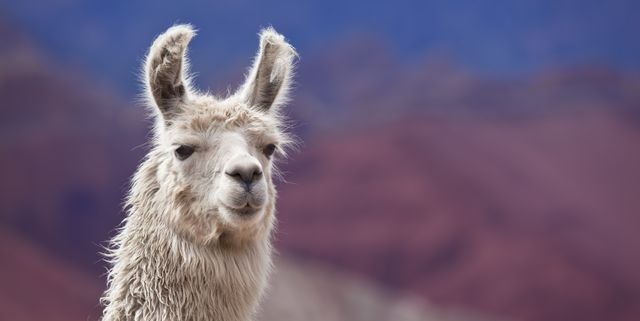
#> input picture img_in/llama.jpg, 640 x 321 px
$ python canny.py
#> lines starting #> are read from the running program, lines starting #| are printed output that depends on the picture; after the words box and inside, x2 and y2 are one past the last pixel; in counts of white or black regions, pixels touching at a corner belong together
#> further down, img is the input picture: shape (321, 640, 3); mean B, G, R 118.8, 93.5, 108.5
import cv2
import numpy as np

SRC = "img_in/llama.jpg"
OUT = "img_out/llama.jpg"


def gen_canny(img):
    img = cv2.cvtColor(img, cv2.COLOR_RGB2GRAY)  # convert to gray
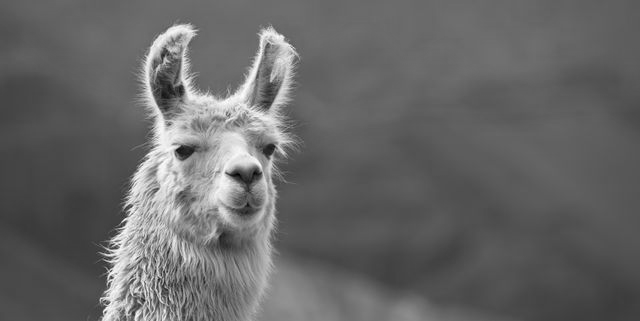
#> img: shape (321, 640); min 1, max 254, mean 102.8
    img = cv2.GaussianBlur(img, (5, 5), 0)  # apply gaussian blur to soften edges
    canny = cv2.Canny(img, 50, 150)  # apply canny edge detection
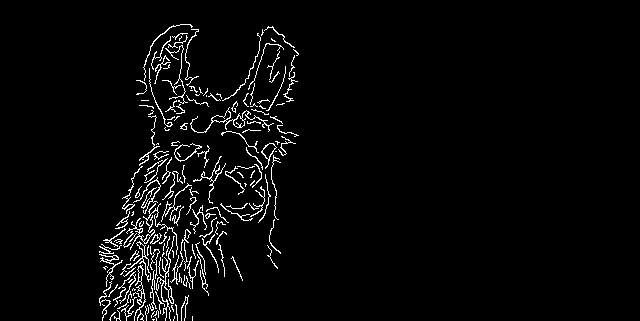
#> canny: shape (321, 640); 3.3% white in thin lines or dots, all inside (x1, y1, x2, y2) = (99, 24, 299, 321)
    canny = cv2.bitwise_not(canny)  # flip white and black so lines are black
    return canny


def transparent_background(img):
    # FIXME: returned np.array is as expected, but the image background is not transparent.
    #  may be an issue with the saving method, maybe there is a way to specify color space?

    img = cv2.cvtColor(img, cv2.COLOR_GRAY2BGRA)  # convert to format that includes alpha (opacity) channel

    for row in img:
        for pixel in row:  # for each pixel, check if white (BGR = 255)
            if (pixel[0] == 255) and (pixel[1] == 255) and (pixel[2] == 255):
                pixel[3] = 0
    return img  # if pixel white, set alpha to 0


if __name__ == "__main__":
    img = cv2.imread(SRC)
    img_lines = gen_canny(img)
    cv2.imwrite(OUT, img_lines)
